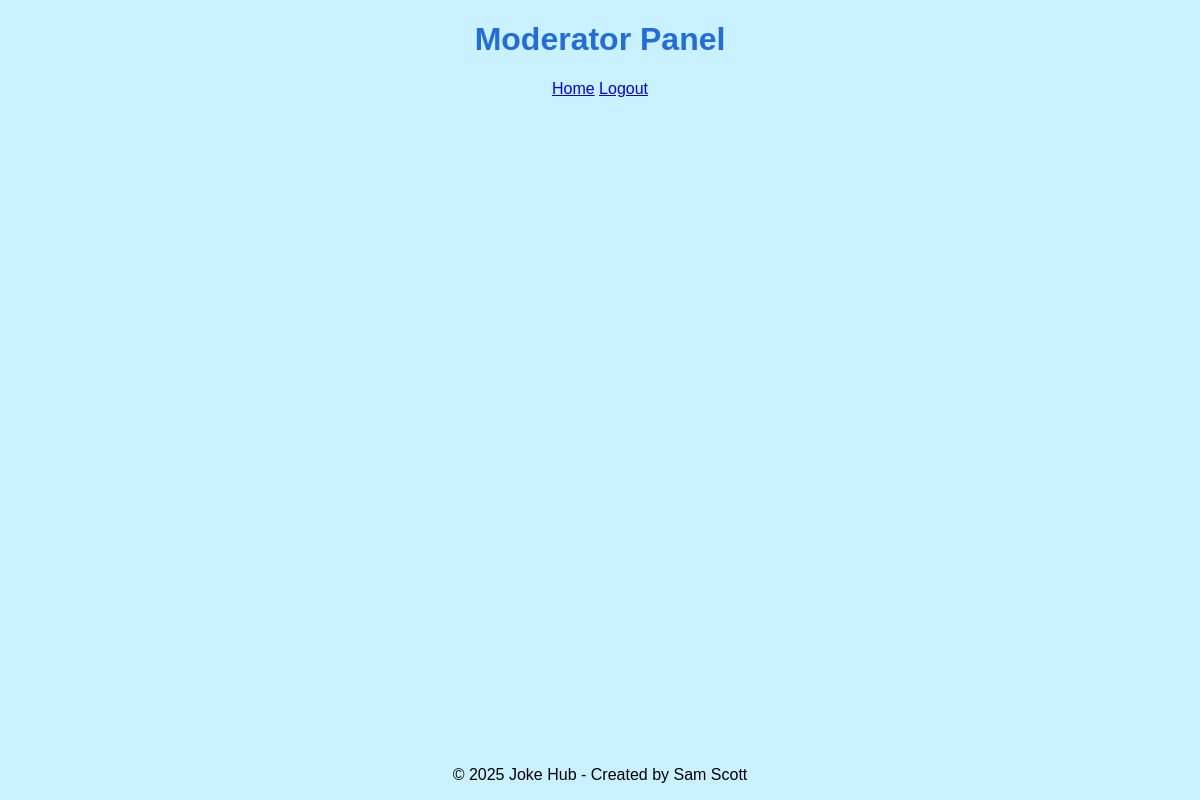
The app's page /moderate, older data.
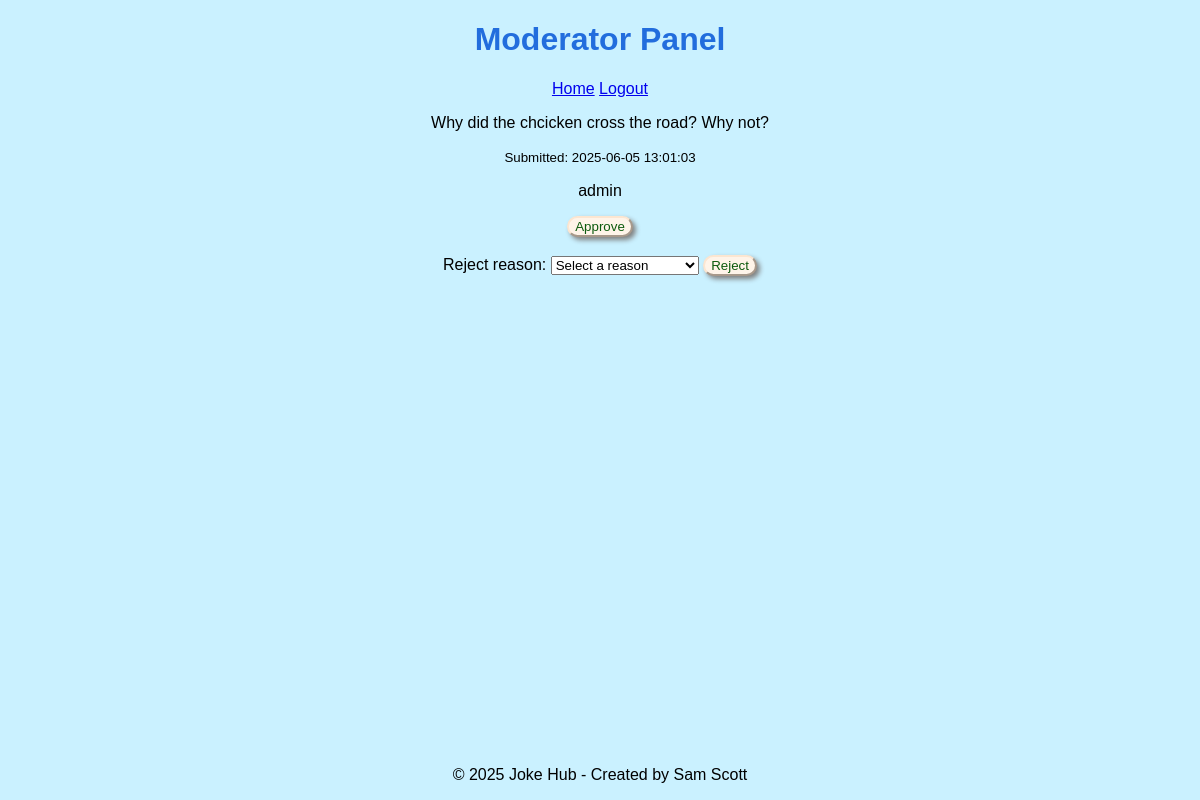
The same page, newer data.
### tables this page shows
CREATE TABLE "jokes" (
	"id"	INTEGER,
	"content"	TEXT NOT NULL,
	"timestamp"	TEXT NOT NULL,
	"user_id"	INTEGER,
	"rating"	REAL DEFAULT 0,
	"approved"	INTEGER DEFAULT 0,
	"notified"	INTEGER DEFAULT 0, rejection_reason TEXT,
	PRIMARY KEY("id" AUTOINCREMENT),
	FOREIGN KEY("user_id") REFERENCES "users"("id") ON DELETE CASCADE
);

CREATE TABLE users ( --users table 
                id INTEGER PRIMARY KEY AUTOINCREMENT, 
                username TEXT UNIQUE NOT NULL,
                password TEXT NOT NULL,
                is_admin INTEGER DEFAULT 0
              );

### app.py (the view)
@app.route('/moderate')
def moderate():
    conn = sqlite3.connect('jokes.db')
    conn.row_factory = sqlite3.Row
    c = conn.cursor()
    c.execute('''
                SELECT "jokes"."id", "jokes"."content", "jokes"."timestamp", "users".username
                FROM "jokes"
                JOIN "users" ON "jokes"."user_id" = "users"."id"
                WHERE "approved" = 0
     ''')
    jokes = c.fetchall() #find all unapproved jokes to moderate
    conn.close()
    return render_template('moderate.html', jokes=jokes)

### templates/moderate.html (shortened to what this page needs)
<!DOCTYPE html>
<html lang="en">
<head>
    <link rel="stylesheet" href="{{ url_for('static', filename='css/index.css') }}">
    <link rel="stylesheet" href="/static/css/index.css">
</head>
<body>
    <h1>Moderator Panel</h1>
    <a class="hyper-links" href="{{ url_for('index')  }}">Home</a>
    <a class="hyper-links" href="{{ url_for('logout') }}">Logout</a>
    {% for joke in jokes %}
    <div class="parent-container">
        <div class="joke-box-container">
            <div class="joke-box">
                <p class="joke-display">{{ joke['content'] }}</p>
                <div class="small-div"><small class="submitted">Submitted: {{ joke['timestamp'] }}</small></div>
            </div>
            <div class="user-box">
                <p id="color-grad">{{ joke['username'] }}</p>
            </div>
        </div>
    </div>
    <form method="POST" action="{{ url_for('approve_joke', joke_id=joke['id']) }}">
        <button type="submit">Approve</button>
    </form>
    <br>
    <form method="POST" action="{{ url_for('reject_joke', joke_id=joke['id']) }}">
        <label for="reason">Reject reason:</label>
        <select name="reason" required>
            <option value="">Select a reason</option>
        </select>
        <button type="submit">Reject</button>
    </form>
    {% endfor %}
    <footer>
        <p>&copy; 2025 Joke Hub - Created by Sam Scott </p>
    </footer>
</body>
</html>

### static/css/index.css (style rules this page uses)
body { background-color:rgb(202, 241, 255); text-align: center; font-family: 'Gill Sans', 'Gill Sans MT', Calibri, 'Trebuchet MS', sans-serif; --color_font: red; --color_font2: rgb(255, 179, 14); --color_font3: rgb(140, 36, 236); --color_font4: rgb(236, 139, 236); }
h1 { color: rgb(34, 109, 221); text-align: center; }
button { display: inline-block; color: rgb(13, 90, 13); background-color: rgb(255, 244, 233); border-radius: 15px; border-color: rgb(252, 230, 209); box-shadow: 3px 3px 5px grey; }
footer { position: fixed; left: 0; bottom: 0; width: 100%; text-align: center; }

Row changes from the older to the newer data that the page shows:
added jokes: content "Why did the chcicken cross the road? Why not?", timestamp "2025-06-05 13:01:03", username "admin"
